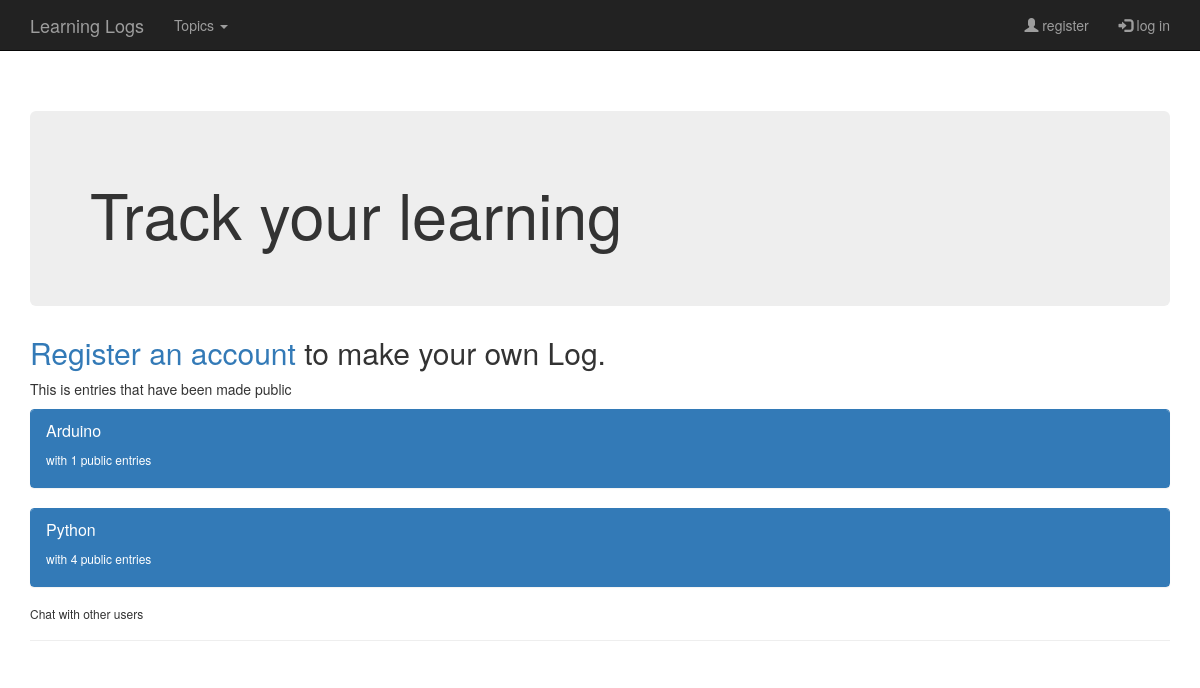
The app's page /, older data.
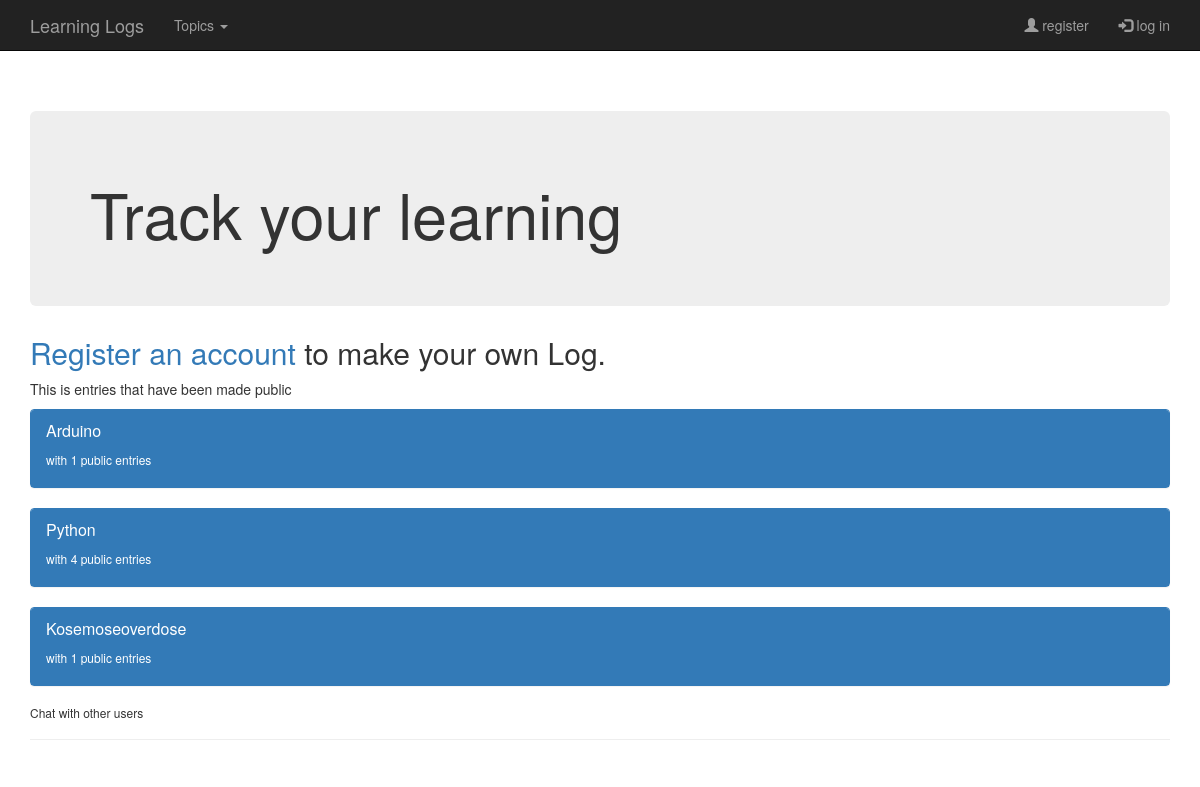
The same page, newer data.
### LearningLogs/models.py (models this page shows, shortened)
class Entry(models.Model):
    topic = models.ForeignKey(Topic)
    text = models.TextField()
    date_added = models.DateTimeField(auto_now_add=True)
    public = models.BooleanField(default=False)
    class Meta:
        verbose_name_plural = 'entries'

class Topic(models.Model):
    text = models.CharField(max_length=200)
    slug = models.SlugField()
    date_added = models.DateTimeField(auto_now_add=True)
    owner = models.ForeignKey(User)
    def __unicode__(self):
        return self.text

### LearningLogs/views.py (the view)
# urls.py: url(r'^$',views.index,name="index"),
def index(request):
    entries =  Entry.objects.all().filter(public=True).order_by('-date_added')
    topics = Topic.objects.all()
    context = {'entries': entries, 'topics': topics}
    return render(request,"LearningLogs/index.html", context)

### LearningLogs/context_processors.py (called while the page is built)
def add_variables_to_context(request):
    if request.user.is_authenticated():
        topic = Topic.objects.filter(owner=request.user)
    else:
        topic = []
    publicEntries = Entry.objects.filter(public=True)
    b = []
    publicTopics = []
    for a in publicEntries:
        if a.topic.text not in b:
            b.append(a.topic.text)
            publicTopics.append(a)
    return{"MenuTopics": topic, "publicTopics":publicTopics,}

### templates/LearningLogs/index.html (shortened to what this page needs)
{% extends "LearningLogs/base.html" %}
{% block header %}
    <div class="jumbotron">
    <h1>Track your learning</h1>
    </div>
{% endblock header %}
{% block content %}
    <h2>
    {%if user.is_authenticated %}
        Welcome, {{ user.username }} make new topics, and edit your entries
    {% else %}
        <a href="{% url 'users:register' %}">Register an account</a> to make your own Log.
    {% endif %}
    </h2>
    <p> This is entries that have been made public</p>
         {% for topic in publicTopics %}
             <div class="panel panel-primary">
             <div class="panel-heading">
                 <div class="panel-title"><a data-toggle="collapse" href="#{{ topic.topic }}">{{ topic.topic }}  <h6>with {{ topic.topic.entry_set.all.count }} public entries</h6></a>
                 </div>
             </div>
             </div>
      {% endfor %}
    <h6>Chat with other users  <div id="test"></div> </h6>
{% endblock content %}

Row changes from the older to the newer data that the page shows:
added Entry: topic "Kosemoseoverdose", topic.entry_set.all.count "1"
